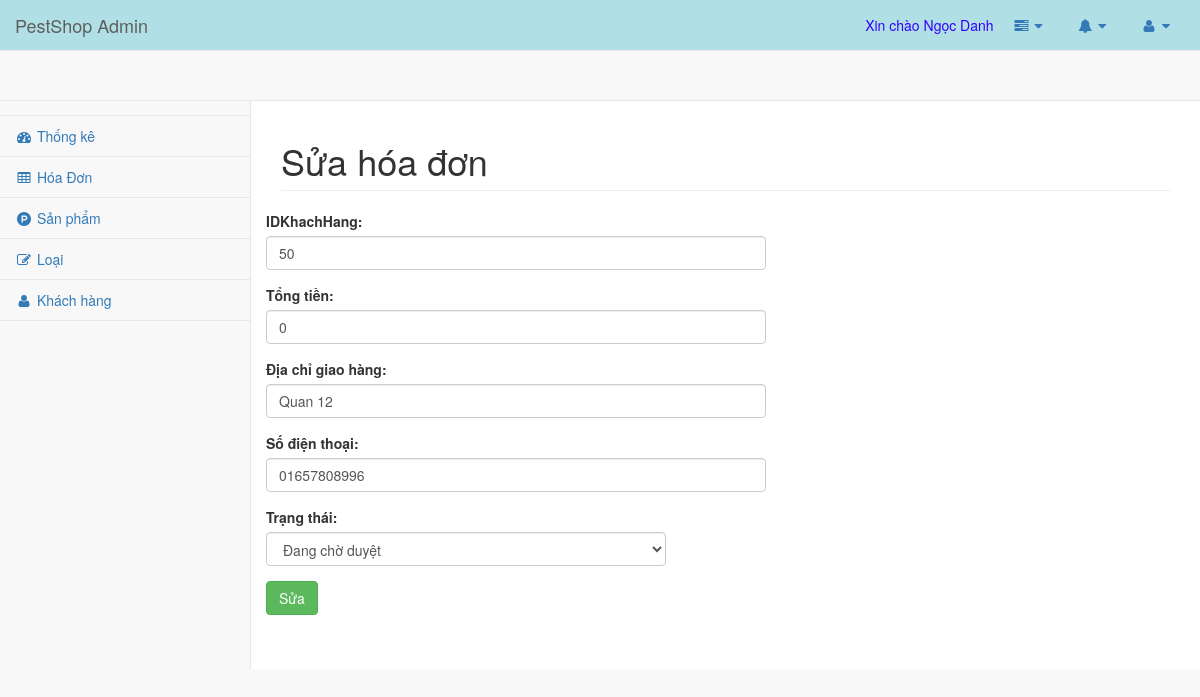
Screenshot of /admin/admin.php?mod=HoaDon_Sua&idhd=85 (signed in) with the database file from the repository.
### tables this page shows
CREATE TABLE `hoadon` (
  `IDHoaDon` int(11) NOT NULL,
  `IDKhachHang` int(11) DEFAULT NULL,
  `NgayLap` date NOT NULL,
  `TongTien` double NOT NULL DEFAULT '0',
  `DiaChiGiaoHang` varchar(100) NOT NULL,
  `SoDienThoai` varchar(11) NOT NULL,
  `TrangThai` varchar(70) DEFAULT NULL
);

### admin/pages/HoaDon_Sua.php (the view, shortened to what this page needs)
<?php
if(isset($_GET['idhd']))
{
     $idhd=$_GET['idhd'];
    $kqhd=mysqli_query($link,"select * from HoaDon where IDHoaDon=$idhd");
    $dshd=mysqli_fetch_array($kqhd);
?>
    <div id="wrapper">
        <nav class="navbar navbar-default navbar-static-top" role="navigation" style="margin-bottom: 0">
        </nav>
        <div id="page-wrapper">
            <div class="row">
                <div class="col-lg-12">
                    <h1 class="page-header">Sửa hóa đơn</h1>
                </div>
                <form action="pages/process.php" method="post" enctype="multipart/form-data" >
                <div style="width: 500px">
                    <div class="form-group">
                        <label>IDKhachHang:</label>
                        <input class="form-control" name="IDKhachHang"  value="<?php echo $dshd['IDKhachHang'] ?>" />
                    </div>
                    <div class="form-group">
                        <label>Tổng tiền:</label>
                        <input class="form-control" name="TongTien" value="<?php echo $dshd['TongTien'] ?>" />
                    </div>
                    <div class="form-group">
                        <label>Địa chỉ giao hàng:</label>
                        <input class="form-control" name="DiaChiGiaoHang"  value="<?php echo $dshd['DiaChiGiaoHang'] ?>" />
                    </div>
                    <div class="form-group">
                        <label>Số điện thoại:</label>
                        <input class="form-control" name="SoDienThoai"  value="<?php echo $dshd['SoDienThoai'] ?>" />
                    </div>
                      <div class="form-group" style="width: 400px">
                        <label>Trạng thái:</label>
                        <select class="form-control" name="TrangThai">
                            <option>Đang chờ duyệt</option>
                        </select>
                    </div>
                </div>
                    <input class="btn btn-success" type="submit" value="Sửa" name="HD_Sua"/>
                </form>
            </div>
        </div>
    </div>
<?php } ?>

### rows the page displays
hoadon: IDKhachHang "50", TongTien "0", DiaChiGiaoHang "Quan 12", SoDienThoai "01657808996"

### other values shown
$_SESSION['login']['TenNV'] "Ngọc Danh"
